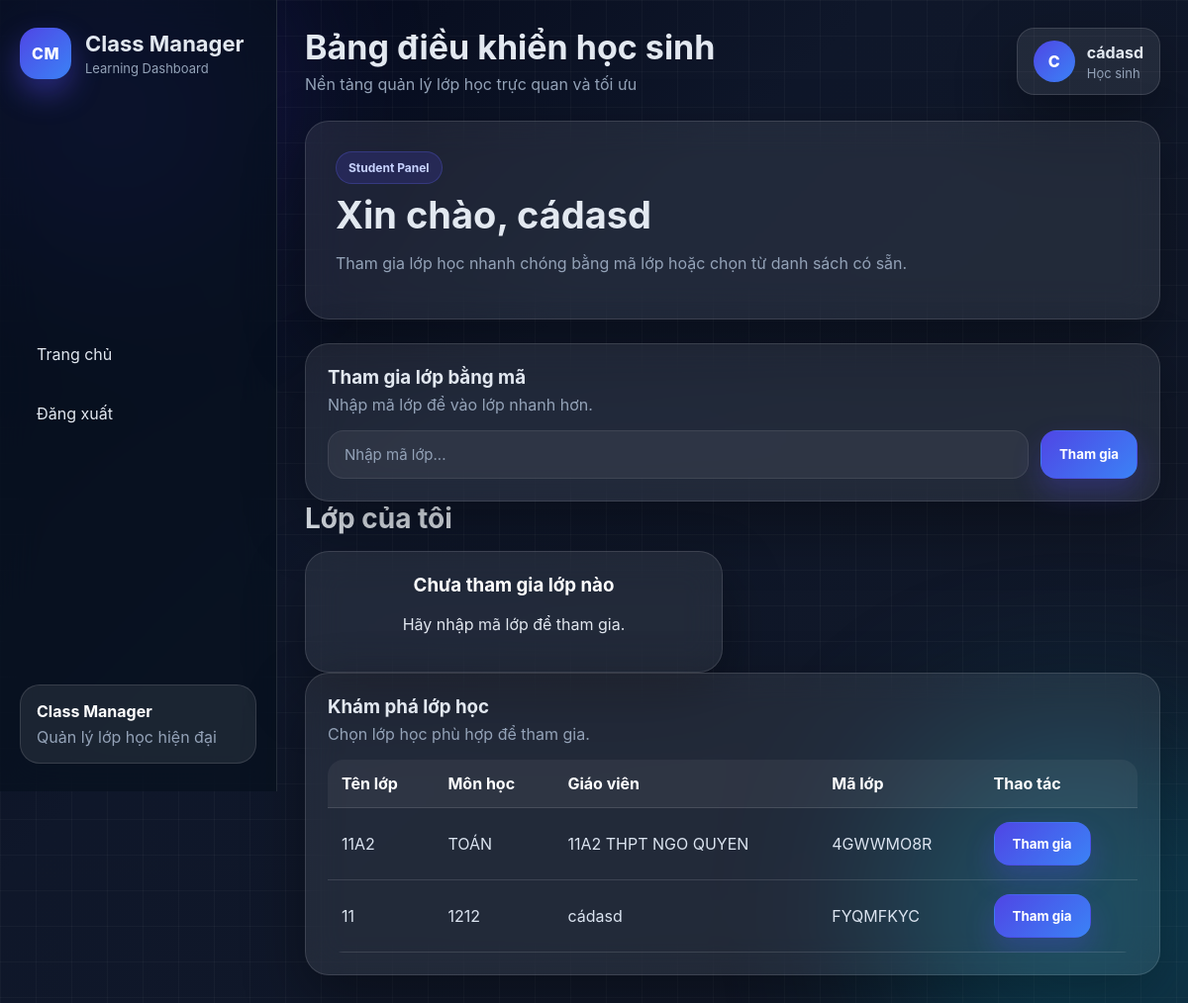
The app's page /dashboard (signed in) with its own data.
### tables this page shows
CREATE TABLE users (
            id INTEGER PRIMARY KEY AUTOINCREMENT,
            full_name TEXT NOT NULL,
            email TEXT UNIQUE NOT NULL,
            password TEXT NOT NULL,
            role TEXT NOT NULL CHECK(role IN ('teacher', 'student')),
            created_at TEXT NOT NULL
        );

CREATE TABLE classes (
            id INTEGER PRIMARY KEY AUTOINCREMENT,
            name TEXT NOT NULL,
            subject TEXT NOT NULL,
            description TEXT,
            teacher_id INTEGER NOT NULL,
            created_at TEXT NOT NULL, class_code TEXT,
            FOREIGN KEY (teacher_id) REFERENCES users(id) ON DELETE CASCADE
        );

### app.py (the view, shortened to what this page needs)
@app.route("/dashboard", methods=["GET", "POST"])
@login_required
def dashboard():
    conn = get_db()
    classes = conn.execute(
        "SELECT c.*, u.full_name AS teacher_name "
        "FROM enrollments e JOIN classes c ON e.class_id = c.id "
        "JOIN users u ON c.teacher_id = u.id "
        "WHERE e.student_id = ? ORDER BY e.id DESC",
        (session["user_id"],)
    ).fetchall()
    available = conn.execute(
        "SELECT c.*, u.full_name AS teacher_name FROM classes c "
        "JOIN users u ON c.teacher_id = u.id "
        "WHERE c.id NOT IN (SELECT class_id FROM enrollments WHERE student_id = ?) "
        "ORDER BY c.id DESC",
        (session["user_id"],)
    ).fetchall()
    conn.close()
    return render_template("dashboard_student.html", classes=classes, available=available)

### app.py (called while the page is built)
def get_db():
    conn = sqlite3.connect(DB)
    conn.row_factory = sqlite3.Row
    conn.execute("PRAGMA foreign_keys = ON")
    return conn

def login_required(f):
    @wraps(f)
    def wrapper(*args, **kwargs):
        if not session.get("user_id"):
            flash("Vui lòng đăng nhập trước.", "error")
            return redirect(url_for("login"))
        return f(*args, **kwargs)
    return wrapper

@app.before_request
def ensure_database():
    init_db()

### templates/dashboard_student.html (shortened to what this page needs)
{% extends "base.html" %}
{% block page_title %}Bảng điều khiển học sinh{% endblock %}
{% block content %}
<section class="dashboard-hero">
    <div>
        <span class="pill">Student Panel</span>
        <h2>Xin chào, {{ session.full_name }}</h2>
        <p>Tham gia lớp học nhanh chóng bằng mã lớp hoặc chọn từ danh sách có sẵn.</p>
    </div>
</section>
<div class="glass-panel">
    <div class="section-head">
        <h3>Tham gia lớp bằng mã</h3>
        <p>Nhập mã lớp để vào lớp nhanh hơn.</p>
    </div>
    <form method="post" class="join-form">
        <input name="class_code" placeholder="Nhập mã lớp..." required>
        <button class="btn btn-primary" type="submit">Tham gia</button>
    </form>
</div>
<h2 class="section-title">Lớp của tôi</h2>
<section class="class-grid">
    {% if classes %}
        {% for c in classes %}
            <article class="class-card-pro">
                <div class="class-card-top">
                    <span class="subject-chip">{{ c.subject }}</span>
                    <span class="code-chip">{{ c.class_code }}</span>
                </div>
                <h3>{{ c.name }}</h3>
                <p class="muted-text">Giáo viên: {{ c.teacher_name }}</p>
                <div class="class-card-actions">
                    <a class="btn btn-primary" href="{{ url_for('class_detail', class_id=c.id) }}">Xem lớp</a>
                </div>
            </article>
        {% endfor %}
    {% else %}
        <div class="empty-panel">
            <h3>Chưa tham gia lớp nào</h3>
            <p>Hãy nhập mã lớp để tham gia.</p>
        </div>
    {% endif %}
</section>
<div class="glass-panel">
    <div class="section-head">
        <h3>Khám phá lớp học</h3>
        <p>Chọn lớp học phù hợp để tham gia.</p>
    </div>
    <div class="table-wrap">
        <table>
            <tr>
                <th>Tên lớp</th>
                <th>Môn học</th>
                <th>Giáo viên</th>
                <th>Mã lớp</th>
                <th>Thao tác</th>
            </tr>
            {% if available %}
                {% for c in available %}
                    <tr>
                        <td>{{ c.name }}</td>
                        <td>{{ c.subject }}</td>
                        <td>{{ c.teacher_name }}</td>
                        <td>{{ c.class_code }}</td>
                        <td>
                            <form method="post" action="{{ url_for('join_class', class_id=c.id) }}">
                                <button class="btn btn-primary" type="submit">Tham gia</button>
                            </form>
                        </td>
                    </tr>
                {% endfor %}
            {% else %}
                <tr>
                    <td colspan="5">Hiện không có lớp nào để tham gia.</td>
                </tr>
            {% endif %}
        </table>
    </div>
</div>
{% endblock %}

### templates/base.html (shortened to what this page needs)
<!doctype html>
<html lang="vi">
<head>
    <link rel="stylesheet" href="{{ url_for('static', filename='style.css') }}">
</head>
<body>
    <div class="bg-orb orb-1"></div>
    <div class="bg-orb orb-2"></div>
    <div class="bg-grid"></div>
    <div class="app-shell">
        <aside class="sidebar" id="appSidebar">
            <div class="brand-block">
                <div class="brand-logo">CM</div>
                <div>
                    <h2>Class Manager</h2>
                    <p>Learning Dashboard</p>
                </div>
            </div>
            <nav class="nav-menu">
                {% if session.get('user_id') %}
                    <a href="{{ url_for('dashboard') }}" class="nav-link">Trang chủ</a>
                    <a href="{{ url_for('logout') }}" class="nav-link danger-link">Đăng xuất</a>
                {% else %}
                    <a href="{{ url_for('home') }}" class="nav-link">Trang chủ</a>
                    <a href="{{ url_for('login') }}" class="nav-link">Đăng nhập</a>
                    <a href="{{ url_for('register') }}" class="nav-link">Đăng ký</a>
                {% endif %}
            </nav>
            <div class="sidebar-footer">
                <div class="mini-card">
                    <strong>Class Manager</strong>
                    <span>Quản lý lớp học hiện đại</span>
                </div>
            </div>
        </aside>
        <main class="main-content">
            <header class="topbar">
                <div>
                    <h1>{% block page_title %}Class Manager{% endblock %}</h1>
                    <p class="topbar-subtitle">Nền tảng quản lý lớp học trực quan và tối ưu</p>
                </div>
                {% if session.get('user_id') %}
                    <div class="user-box">
                        <div class="avatar-circle">
                            {{ session.get('full_name', 'U')[0]|upper }}
                        </div>
                        <div>
                            <strong>{{ session.get('full_name') }}</strong>
                            <div class="role-text">
                                {% if session.get('role') == 'teacher' %}
                                    Giáo viên
                                {% else %}
                                    Học sinh
                                {% endif %}
                            </div>
                        </div>
                    </div>
                {% endif %}
            </header>
            {% block content %}{% endblock %}
        </main>
    </div>
</body>
</html>

### records on screen
users: get "cádasd", full_name "cádasd"
classes: name "11A2", subject "TOÁN", teacher_name "11A2 THPT NGO QUYEN", class_code "4GWWMO8R"
classes: name "11", subject "1212", teacher_name "cádasd", class_code "FYQMFKYC"

### other values on screen
{{ session.get('full_name', 'U')[0]|upper }} "C"
